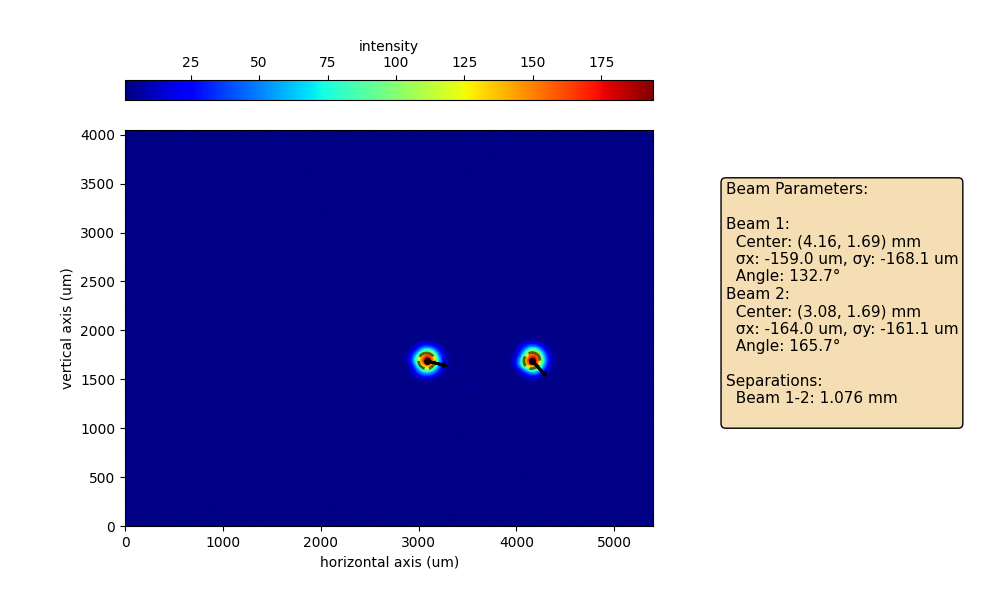
#> input picture src/qtools/calc/gaussian/2.5cm.png, 1000 x 600 px; its folder holds only this picture in this run
$ python gauss_fit.py 2.5cm.png
#> lines starting #> are read from the running program, lines starting #| are printed output that depends on the picture
### src/qtools/calc/gaussian/_io.py
"""Image loading without camera SDKs or OpenCV."""

from math import isqrt
from operator import index
from os import PathLike
from pathlib import Path

import numpy as np


def validate_image(data):
    array = np.asarray(data)
    if array.ndim != 2 or min(array.shape, default=0) < 2:
        raise ValueError(
            "Expected a 2D grayscale image with at least two rows and columns."
        )
    if array.dtype.kind not in "buif" or not np.isfinite(array).all():
        raise ValueError("Image must contain finite, real numeric values.")
    return array


# [28 lines left out: function read_raw, not called in this run]


def read_image(source, *, shape=None, bit_depth=8):
    """Read an array, RAW file, or Pillow-supported image. RGB files use luminance."""
#> called with bit_depth = 8
    if isinstance(source, (str, PathLike)):
        path = Path(source)
        if path.suffix.lower() in {".raw", ".bin"}:
            data = read_raw(path, shape=shape, bit_depth=bit_depth)
        else:
            from PIL import Image

            with Image.open(path) as image:
#> image is the input picture: PIL image 1000x600 RGBA; mean R, G, B, A 158.4, 156.7, 198.5, 255
                if image.mode in {"RGB", "RGBA", "P", "CMYK", "LA"}:
                    image = image.convert("RGB").convert("F")
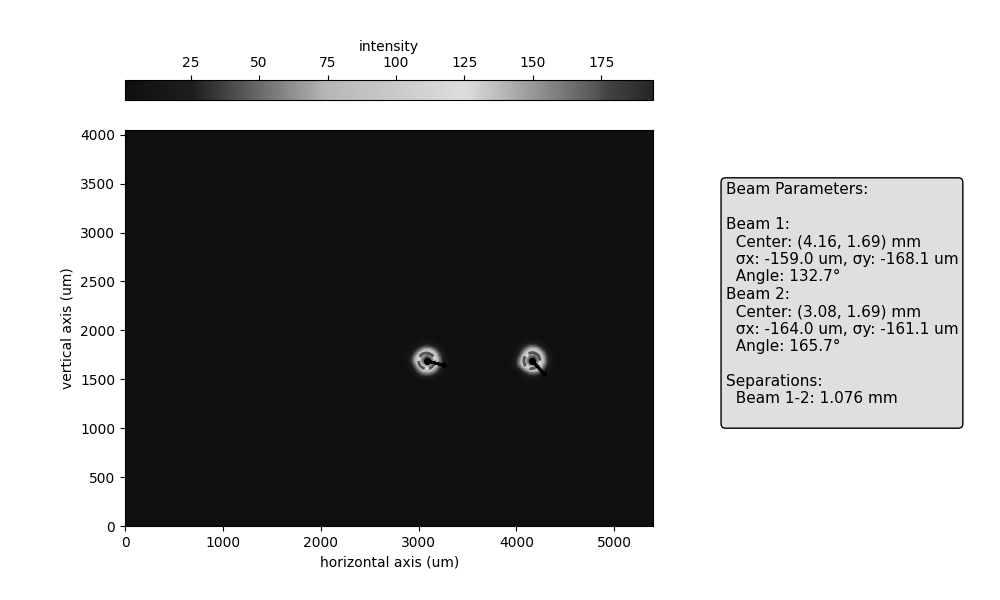
#> image: PIL image 1000x600 F; min 0, max 255, mean 162
                data = np.array(image)
    else:
        data = np.asarray(source)
    return validate_image(data)

### src/qtools/calc/gaussian/_fit.py
"""Bounded Gaussian least squares using only NumPy and SciPy."""

from operator import index

import numpy as np
from scipy.ndimage import center_of_mass, gaussian_filter, label, maximum_filter
from scipy.optimize import least_squares

from ._io import read_image, validate_image
from ._models import BeamParameters, GaussianFitResult


def _positive_integer(value, name):
    try:
        result = index(value)
    except TypeError as error:
        raise ValueError(f"{name} must be a positive integer.") from error
    if isinstance(value, (bool, np.bool_)) or result < 1:
        raise ValueError(f"{name} must be a positive integer.")
    return result


def _validate_detection(shape, threshold_factor, min_distance):
    if not np.isfinite(threshold_factor) or not 0 < threshold_factor < 1:
        raise ValueError("threshold_factor must be between 0 and 1 (exclusive).")
    if min_distance is None:
        return max(3, min(shape) // 40)
    return _positive_integer(min_distance, "min_distance")


# [40 lines left out: function find_beam_centers, not called in this run]


def _initial_parameters(data, centers, fix_theta, *, use_moment_center=True):
    y, x = np.ogrid[: data.shape[0], : data.shape[1]]
    weights = np.maximum(data, 0)
    weights[weights < weights.max() * 0.1] = 0
    nearest = None
    if len(centers) > 1:
        nearest = np.zeros(data.shape, dtype=int)
        best_distance = np.full(data.shape, np.inf)
        for i, (cx, cy) in enumerate(centers):
            distance = (x - cx) ** 2 + (y - cy) ** 2
            mask = distance < best_distance
            nearest[mask] = i
            best_distance[mask] = distance[mask]
    parameters = []
    for i, (cx, cy) in enumerate(centers):
        local = weights if nearest is None else np.where(nearest == i, weights, 0)
        mass = local.sum()
        if mass <= 0:
            raise ValueError(
                "An initial beam has no signal; adjust centers or n_beams."
            )
        mx, my = float(np.sum(local * x) / mass), float(np.sum(local * y) / mass)
        dx, dy = x - mx, y - my
        covariance = (
            np.array(
                [
                    [np.sum(local * dx * dx), np.sum(local * dx * dy)],
                    [np.sum(local * dx * dy), np.sum(local * dy * dy)],
                ]
            )
            / mass
        )
        if fix_theta:
            sx, sy = np.sqrt(np.maximum(np.diag(covariance), 0.25))
            theta = 0.0
        else:
            values, vectors = np.linalg.eigh(covariance)
            sx, sy = np.sqrt(np.maximum(values[::-1], 0.25))
            theta = (
                np.arctan2(vectors[1, 1], vectors[0, 1]) + np.pi / 2
            ) % np.pi - np.pi / 2
        if len(centers) == 1 and use_moment_center:
            cx, cy = mx, my
        parameters.extend([float(local.max()), cx, cy, sx, sy])
        if not fix_theta:
            parameters.append(theta)
    parameters.append(0.0)
    return np.asarray(parameters)


def _evaluate(parameters, x, y, n_beams, fix_theta, *, jacobian=False):
    stride = 5 if fix_theta else 6
    output = (
        np.ones((x.size, len(parameters)))
        if jacobian
        else np.full(x.size, parameters[-1])
    )
    for i in range(n_beams):
        start = i * stride
        amplitude, cx, cy, sx, sy = parameters[start : start + 5]
        theta = 0.0 if fix_theta else parameters[start + 5]
        cosine, sine = np.cos(theta), np.sin(theta)
        dx, dy = x - cx, y - cy
        u, v = cosine * dx + sine * dy, -sine * dx + cosine * dy
        envelope = np.exp(-0.5 * ((u / sx) ** 2 + (v / sy) ** 2))
        signal = amplitude * envelope
        if jacobian:
            output[:, start] = envelope
            output[:, start + 1] = signal * (cosine * u / sx**2 - sine * v / sy**2)
            output[:, start + 2] = signal * (sine * u / sx**2 + cosine * v / sy**2)
            output[:, start + 3] = signal * u**2 / sx**3
            output[:, start + 4] = signal * v**2 / sy**3
            if not fix_theta:
                output[:, start + 5] = signal * u * v * (1 / sy**2 - 1 / sx**2)
        else:
            output += signal
    return output


def fit(
    source,
    *,
    n_beams=1,
    pixel_size=1.0,
    unit="px",
    shape=None,
    bit_depth=8,
    fix_theta=False,
    threshold_factor=0.1,
    min_distance=None,
    centers=None,
    max_points=100_000,
    max_nfev=300,
):
    """Fit one or more positive Gaussian beams plus a shared constant background.

    source: 2D grayscale array, RAW path, or image path.
    pixel_size/unit: physical length per pixel and its label (e.g. 3.75, 'um').
    shape: (height, width), needed for non-4:3 RAW files.
    centers: optional initial (x, y) pixel coordinates, one per beam.
    max_points: target sample count; None fits every pixel. A uniform stride
        is limited to resolve estimated beam widths. All quality metrics and
        plotted/evaluated images use the original full resolution.

    Positions and sigma in the returned beams stay in pixels; to_dict() and
    plotting apply pixel_size. Rotating fits use major/minor axes. Fixed-theta
    fits preserve x/y axes. Nonconvergence raises RuntimeError.
    """
    n_beams = _positive_integer(n_beams, "n_beams")
    max_nfev = _positive_integer(max_nfev, "max_nfev")
    if not np.isfinite(pixel_size) or pixel_size <= 0:
        raise ValueError("pixel_size must be finite and positive.")
    if not isinstance(unit, str) or not unit.strip():
        raise ValueError("unit must be a nonempty string.")
    if max_points is not None:
        max_points = _positive_integer(max_points, "max_points")
    data = np.array(
        read_image(source, shape=shape, bit_depth=bit_depth), dtype=float, copy=True
    )
    height, width = data.shape
#> height = 600; width = 1000
    distance = _validate_detection(data.shape, threshold_factor, min_distance)
#> distance = 15
    scale = float(np.ptp(data))
#> scale = 255
    if not np.isfinite(scale) or scale <= 0:
        raise ValueError("Cannot fit an image with no intensity variation.")
    background = float(np.percentile(data, 10))
#> background = 15.05
    normalized = (data - background) / scale
    use_moment_center = centers is None
    if centers is None:
        if n_beams == 1:
            centers = np.array([[(width - 1) / 2, (height - 1) / 2]])
#> centers = [[499.5, 299.5]]
        else:
            centers = find_beam_centers(
                normalized,
                n_beams,
                threshold_factor=threshold_factor,
                min_distance=distance,
            )
    else:
        centers = np.asarray(centers, dtype=float)
        if centers.shape != (n_beams, 2) or not np.isfinite(centers).all():
            raise ValueError(
                "centers must have shape (n_beams, 2) with finite (x, y) coordinates."
            )
        if np.any(centers < 0) or np.any(centers > [width - 1, height - 1]):
            raise ValueError("centers must lie inside the image.")
    initial = _initial_parameters(
        normalized, centers, fix_theta, use_moment_center=use_moment_center
    )
#> in _initial_parameters, `weights[weights < weights.max() * 0.1] = 0`: weights: shape (600, 1000) float64; min 0, max 0.941, mean 0.576
#> the loop in _initial_parameters, `for i, (cx, cy) in enumerate(centers):` made 1 pass
#> (mass, mx, my, covariance, values, vectors, sx, sy) on pass 1: (345764.2, 554.8, 286.7, [[106879.5, 2055.3], [2055.3, 39538.9]], [39476.2, 106942.2], [[0.0305, -1], [-1, -0.0305]], 327, 198.7)
#> after the loop in _initial_parameters, `for i, (cx, cy) in enumerate(centers):`: parameters = [0.941, 554.8, 286.7, 327, 198.7, 0.0305]
#> initial = [0.941, 554.8, 286.7, 327, 198.7, 0.0305, 0]
    stride = 5 if fix_theta else 6
    step = 1
    if max_points is not None:
        target_step = int(np.ceil(np.sqrt(data.size / max_points)))
#> target_step = 3
        min_sigma = min(initial[i * stride + j] for i in range(n_beams) for j in (3, 4))
#> min_sigma = 198.7
        step = max(1, min(target_step, int(min_sigma / 2)))
#> step = 3
    y, x = np.mgrid[0:height:step, 0:width:step]
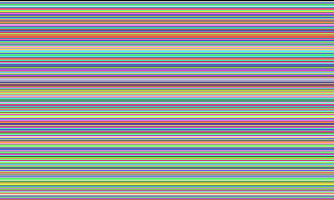
#> y: shape (200, 334) int64; 200 distinct labels, from 0 to 597; one colour per label, 0 black
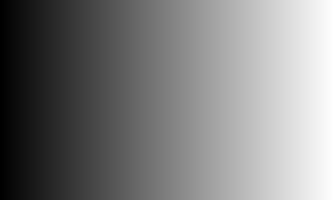
#> x: shape (200, 334) int64; min 0, max 999, mean 499.5; drawn with min black and max white
    x, y = x.ravel().astype(float), y.ravel().astype(float)
    observed = normalized[::step, ::step].ravel()
    if observed.size <= initial.size:
        raise ValueError("Not enough sampled pixels for the requested number of beams.")
    lower, upper = [], []
    for _ in range(n_beams):
        lower.extend([0, 0, 0, 0.05, 0.05])
        upper.extend(
            [np.inf, width - 1, height - 1, 2 * max(data.shape), 2 * max(data.shape)]
        )
        if not fix_theta:
            lower.append(-np.pi)
            upper.append(np.pi)
#> after the loop, lower = [0, 0, 0, 0.05, 0.05, -3.14]; upper = [inf, 999, 599, 2000, 2000, 3.14]
    lower.append(-np.inf)
    upper.append(np.inf)
    optimized = least_squares(
        lambda p: _evaluate(p, x, y, n_beams, fix_theta) - observed,
        initial,
        jac=lambda p: _evaluate(p, x, y, n_beams, fix_theta, jacobian=True),
        bounds=(lower, upper),
        x_scale="jac",
        max_nfev=max_nfev,
        ftol=1e-9,
        xtol=1e-9,
        gtol=1e-9,
    )
#> the loop in _evaluate (call 2), `for i in range(n_beams):` made 1 pass
#> (start, amplitude, cx, cy, sx, sy, theta, cosine) on pass 1: (0, 0.941, 554.8, 286.7, 327, 198.7, 0.0305, 1)
#> optimized = 12 items
    if not optimized.success:
        raise RuntimeError(f"Gaussian fit did not converge: {optimized.message}")
    beams = []
    for i in range(n_beams):
        amplitude, cx, cy, sx, sy = (
            float(v) for v in optimized.x[i * stride : i * stride + 5]
        )
        theta = 0.0 if fix_theta else float(optimized.x[i * stride + 5])
        if not fix_theta:
            if sy > sx:
                sx, sy = sy, sx
                theta += np.pi / 2
            theta = (theta + np.pi / 2) % np.pi - np.pi / 2
        beams.append(BeamParameters(amplitude * scale, cx, cy, sx, sy, theta))
#> this loop made 1 pass
#> (amplitude, cx, cy, sx, sy, theta) on pass 1: (0.524, 845.7, 0.000521, 2000, 141, 1.49)
#> after the loop, beams = 1 item
    beams.sort(key=lambda beam: beam.center)
    data.setflags(write=False)
    return GaussianFitResult(
        beams=tuple(beams),
        offset=float(optimized.x[-1] * scale + background),
        data=data,
        pixel_size=float(pixel_size),
        unit=unit,
        success=bool(optimized.success),
        message=str(optimized.message),
        nfev=optimized.nfev,
        sample_step=step,
    )

### src/qtools/calc/gaussian/_models.py
"""Gaussian models and inspectable fit results. Coordinates are (x, y)."""

from dataclasses import dataclass, field
from functools import cached_property

import numpy as np


def gaussian2d(x, y, amplitude, xo, yo, sigma_x, sigma_y, theta=0.0, offset=0.0):
    """Evaluate a rotated Gaussian; sigma is standard deviation, theta is radians."""
    if sigma_x <= 0 or sigma_y <= 0:
        raise ValueError("Gaussian widths must be positive.")
    dx, dy = np.asarray(x) - xo, np.asarray(y) - yo
    cosine, sine = np.cos(theta), np.sin(theta)
    u, v = cosine * dx + sine * dy, -sine * dx + cosine * dy
    return offset + amplitude * np.exp(-0.5 * ((u / sigma_x) ** 2 + (v / sigma_y) ** 2))


# [14 lines left out: function gauss_flat, not called in this run]


@dataclass(frozen=True)
class BeamParameters:
    """One beam: amplitude above background, positions/widths in pixels.

    For rotating fits sigma_x is the major-axis width and theta its angle
    from +x towards +y, in [-pi/2, pi/2). For fix_theta fits, axes stay x/y.
    """

    amplitude: float
    xo: float
    yo: float
    sigma_x: float
    sigma_y: float
    theta: float

    @property
    def center(self):
        return self.xo, self.yo

    @property
    def sigma(self):
        return self.sigma_x, self.sigma_y

    @property
    def waist(self):
        """1/e² intensity radii, in pixels."""
        return 2 * self.sigma_x, 2 * self.sigma_y

    @property
    def fwhm(self):
        factor = 2 * np.sqrt(2 * np.log(2))
        return factor * self.sigma_x, factor * self.sigma_y

    @property
    def theta_deg(self):
        return float(np.degrees(self.theta))

    def evaluate(self, x, y):
        return gaussian2d(
            x,
            y,
            self.amplitude,
            self.xo,
            self.yo,
            self.sigma_x,
            self.sigma_y,
            self.theta,
        )


@dataclass(frozen=True)
class GaussianFitResult:
    """Shared result type for single/multiple beams; no GUI opens on fitting."""

    beams: tuple[BeamParameters, ...]
    offset: float
    data: np.ndarray = field(repr=False, compare=False)
    pixel_size: float
    unit: str
    success: bool
    message: str
    nfev: int
    sample_step: int

    # [15 lines left out: functions beam, values, not called in this run]

    def evaluate(self, x, y):
        result = np.full(np.broadcast_shapes(np.shape(x), np.shape(y)), self.offset)
        for beam in self.beams:
            result += beam.evaluate(x, y)
        return result

    @cached_property
    def fitted_image(self):
        y, x = np.ogrid[: self.data.shape[0], : self.data.shape[1]]
        result = self.evaluate(x, y)
        result.setflags(write=False)
        return result

    @property
    def best_fit(self):
        return self.fitted_image.ravel()

    @cached_property
    def residual(self):
        result = self.data - self.fitted_image
        result.setflags(write=False)
        return result

    @cached_property
    def rmse(self):
        return float(np.sqrt(np.mean(self.residual**2)))

    @cached_property
    def r_squared(self):
        total = np.sum((self.data - self.data.mean()) ** 2)
        return float(1 - np.sum(self.residual**2) / total)

    def to_dict(self):
        """JSON-ready summary, with lengths scaled by pixel_size in unit."""
        beams = []
        for beam in self.beams:
            beams.append(
                {
                    "amplitude": beam.amplitude,
                    "center": [value * self.pixel_size for value in beam.center],
                    "sigma": [value * self.pixel_size for value in beam.sigma],
                    "waist": [value * self.pixel_size for value in beam.waist],
                    "fwhm": [value * self.pixel_size for value in beam.fwhm],
                    "theta_deg": beam.theta_deg,
                }
            )
        return {
            "beams": beams,
            "offset": self.offset,
            "unit": self.unit,
            "pixel_size": self.pixel_size,
            "rmse": self.rmse,
            "r_squared": self.r_squared,
            "success": self.success,
            "message": self.message,
            "nfev": self.nfev,
            "sample_step": self.sample_step,
        }

    # [4 lines left out: function plot, not called in this run]

### src/qtools/calc/gaussian/cli.py
"""Command-line Gaussian beam analysis."""

import argparse
import json
from pathlib import Path

from ._fit import fit


def main(argv=None):
    parser = argparse.ArgumentParser(
        description="Fit Gaussian beams in an image or RAW file."
    )
    parser.add_argument("inputfile", type=Path)
    parser.add_argument("-n", "--n-beams", type=int, default=1)
    parser.add_argument("-b", "--bit-depth", type=int, choices=(8, 16), default=8)
    parser.add_argument("--shape", type=int, nargs=2, metavar=("HEIGHT", "WIDTH"))
    parser.add_argument("--pixel-size", type=float, default=1.0)
    parser.add_argument("--unit", default="px")
    parser.add_argument("-xy", "--fix-theta", action="store_true")
    parser.add_argument("--threshold-factor", type=float, default=0.1)
    parser.add_argument("--min-distance", type=int)
    parser.add_argument("--max-points", type=int, default=100_000)
    parser.add_argument("--full-resolution", action="store_true")
    parser.add_argument("--plot", action="store_true", help="Show the fit figure.")
    parser.add_argument(
        "-save",
        "--save",
        nargs="?",
        const=True,
        metavar="PATH",
        help="Save a figure (default: INPUT.fit.png).",
    )
    parser.add_argument("-fit", action="store_true", help=argparse.SUPPRESS)
    args = parser.parse_args(argv)
    try:
        result = fit(
            args.inputfile,
            n_beams=args.n_beams,
            bit_depth=args.bit_depth,
            shape=args.shape,
            pixel_size=args.pixel_size,
            unit=args.unit,
            fix_theta=args.fix_theta,
            threshold_factor=args.threshold_factor,
            min_distance=args.min_distance,
            max_points=None if args.full_resolution else args.max_points,
        )
        if args.save or args.plot:
            import matplotlib.pyplot as plt

            figure = result.plot()
            if args.save:
                output = (
                    args.inputfile.with_suffix(".fit.png")
                    if args.save is True
                    else Path(args.save)
                )
                figure.savefig(output, dpi=150)
            if args.plot:
                plt.show()
            else:
                plt.close(figure)
    except (ValueError, RuntimeError, OSError) as error:
        parser.error(str(error))
    print(json.dumps(result.to_dict(), ensure_ascii=False, indent=2))
#> (printed output is left out)
    return 0

### src/qtools/calc/gaussian/gauss_fit.py
"""Compatibility imports and CLI for the original Gaussian beam script.

Original model: Alessandro Cere (2014); multi-beam extension: Yifan Li (2026).
Use qtools.calc.gaussian.fit for new code.
"""

from qtools.calc.gaussian import Profile, fit, gauss_flat, gaussian2d, plot
from qtools.calc.gaussian.cli import main

__all__ = ["Profile", "fit", "gauss_flat", "gaussian2d", "main", "plot"]

if __name__ == "__main__":
    raise SystemExit(main())
#> (the program exits here)

$ run again, on src/qtools/calc/gaussian/double_beam.png
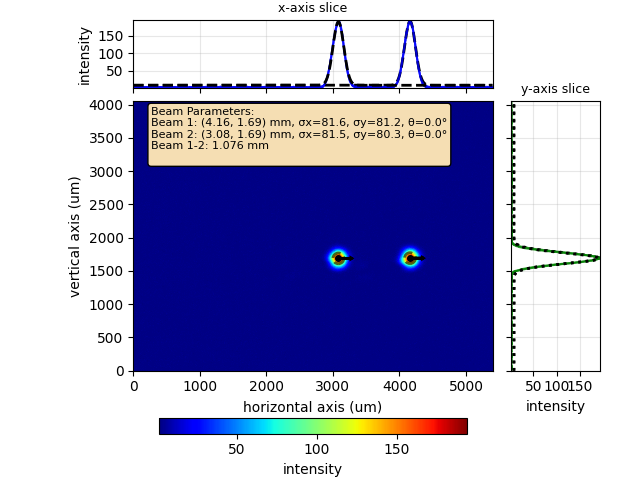
#> input picture src/qtools/calc/gaussian/double_beam.png, 640 x 480 px
#> in read_image, image is the input picture: PIL image 640x480 RGBA; mean R, G, B, A 177.5, 176.8, 207.8, 255
#> in read_image, `image = image.convert("RGB").convert("F")`:
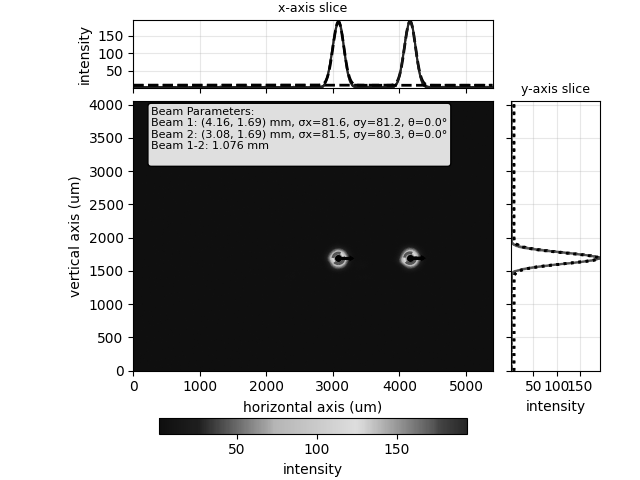
#> image: PIL image 640x480 F; min 0, max 255, mean 180.5
#> scale = 255
#> background = 15.05
#> the loop in _initial_parameters, `for i, (cx, cy) in enumerate(centers):` made 1 pass
#> (mass, mx, my, covariance, values, vectors, sx, sy) on pass 1: (199543.4, 320.7, 232.9, [[43566.7, 48.21], [48.21, 24265.9]], [24265.7, 43566.8], [[0.0025, -1], [-1, -0.0025]], 208.7, 155.8)
#> after the loop in _initial_parameters, `for i, (cx, cy) in enumerate(centers):`: parameters = [0.941, 320.7, 232.9, 208.7, 155.8, 0.0025]
#> initial = [0.941, 320.7, 232.9, 208.7, 155.8, 0.0025, 0]
#> min_sigma = 155.8
#> step = 2
#> in fit, `y, x = np.mgrid[0:height:step, 0:width:step]`:
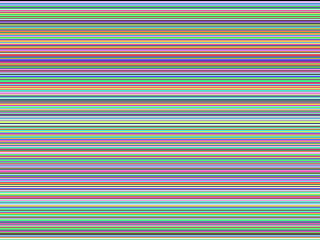
#> y: shape (240, 320) int64; 240 distinct labels, from 0 to 478; one colour per label, 0 black
#> the loop in _evaluate (call 2), `for i in range(n_beams):` made 1 pass
#> (start, amplitude, cx, cy, sx, sy, theta, cosine) on pass 1: (0, 0.941, 320.7, 232.9, 208.7, 155.8, 0.0025, 1)
#> optimized = 12 items
#> the loop in fit, `for i in range(n_beams):` made 1 pass
#> (amplitude, cx, cy, sx, sy, theta) on pass 1: (2.92e-15, 639, 5.67e-16, 1280, 1280, -1.91e-13)
#> after the loop in fit, `for i in range(n_beams):`: beams = 1 item
#> (printed output is left out)
